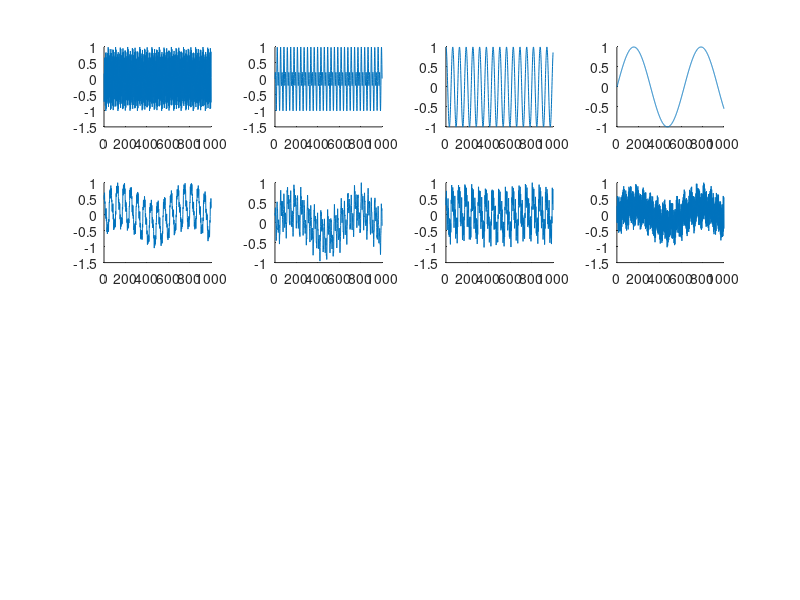

Source code (MATLAB): (Note: this script raises an error after producing the figure.)
numtrainingcases=1000;
t = linspace(0,10,numtrainingcases);
orig_data = [sin(500*t) + 0.2*cos(100*t) ;
                sin(10*t).*cos(30*t)
                cos(10*t)
                sin(t)] ;
orig_data = 0.01*orig_data;
numdim = size(orig_data,1);
A = [0.2 0.3 0.8 0.4;
	0.1 0.5 0.2 0.3;
	0.4 0.7 0.7 0.1;
	0.6 0.1 0.2 0.3];
data = A*orig_data;
hold on;

for i=1:numdim
subplot(4,numdim,i);
hold on;
plot(orig_data(i,:)./max(orig_data(i,:)));
end
drawnow;

hold on;
for i=1:numdim
subplot(4,numdim,numdim*1+i);
hold on;
plot(data(i,:)./max(data(i,:)));
end
drawnow;

tic
independent = linear_parica(data,struct('verbosityLevel',0));
toc
%tic
%[W, Sphere] = binica(data,'extended',1);
%independent = W*Sphere*data;
%toc
hold on;
for i=1:numdim
subplot(4,numdim,numdim*2+i);
hold on;
plot(independent(i,:)./max(independent(i,:)));
end
drawnow;
